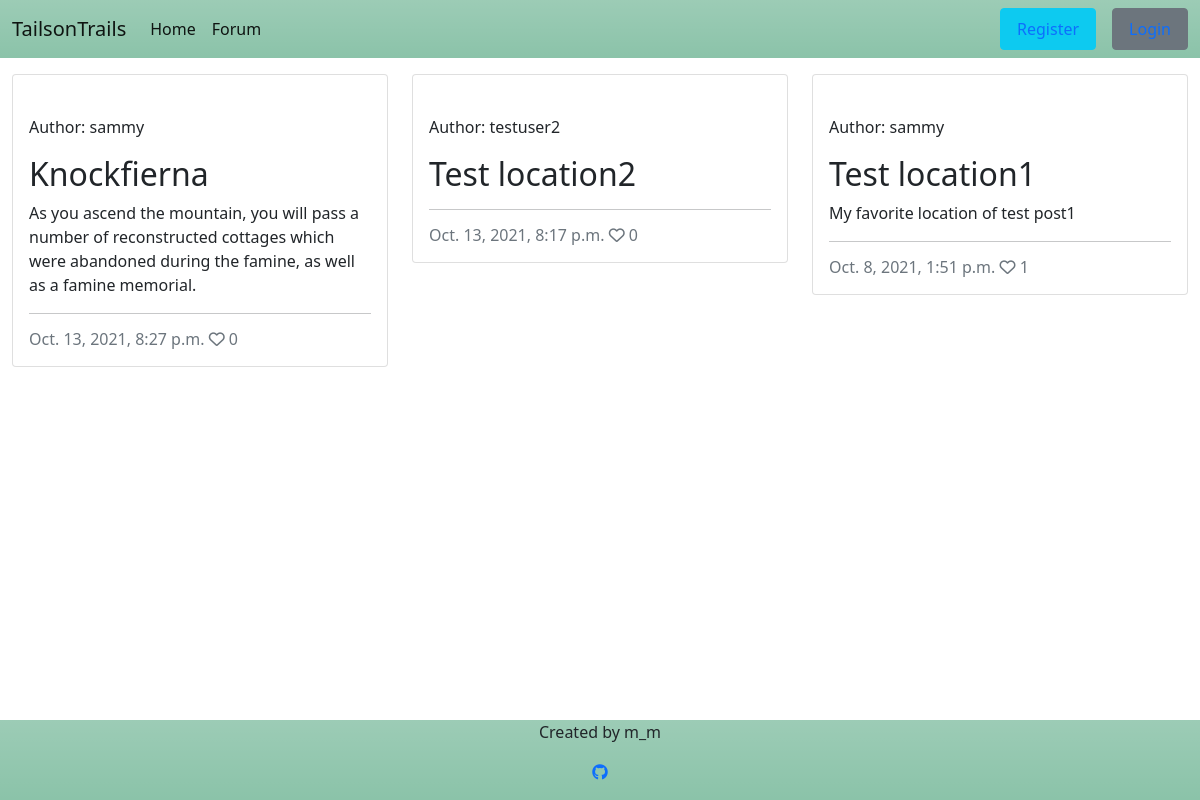
The app's page /posts/, older data.
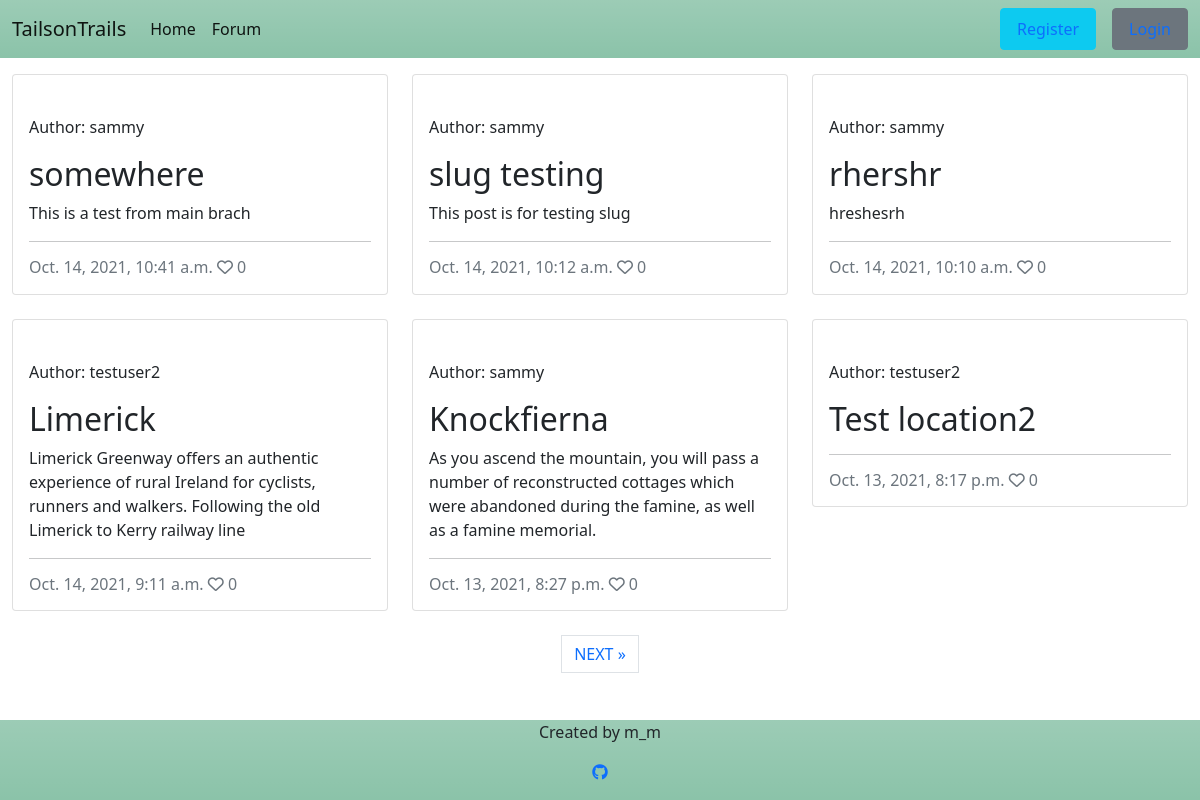
The same page, newer data.
### forum/models.py (models this page shows, shortened)
class Post(models.Model):
    title = models.CharField(max_length=200, unique=True)
    location = models.CharField(max_length=50)
    slug = models.SlugField(max_length=200, unique=True)
    author = models.ForeignKey(
        User, on_delete=models.CASCADE, related_name="forum_posts"
    )
    featured_image = CloudinaryField('image', default='placeholder')
    excerpt = models.TextField(blank=True)
    updated_on = models.DateTimeField(auto_now=True)
    content = models.TextField()
    difficulty_hard = models.BooleanField(default=False)
    difficulty_moderate = models.BooleanField(default=False)
    difficulty_easy = models.BooleanField(default=False)
    breed_big = models.BooleanField(default=False)
    breed_mid = models.BooleanField(default=False)
    breed_sml = models.BooleanField(default=False)
    created_on = models.DateTimeField(auto_now_add=True)
    status = models.IntegerField(choices=STATUS, default=0)
    likes = models.ManyToManyField(
        User, related_name='blogpost_like', blank=True)
    class Meta:
        ordering = ["-created_on"]
    def number_of_likes(self):
        return self.likes.count()

### forum/views.py (the view)
# urls.py: path('posts/', views.PostList.as_view(), name='posts'),
class PostList(generic.ListView):
    model = Post
    queryset = Post.objects.filter(status=1).order_by("-created_on")
    template_name = "post_list.html"
    paginate_by = 6

### templates/post_list.html (shortened to what this page needs)
{% extends "base.html" %}
{% load static %}
{% block content %}
<div class="container-fluid">
    <div class="row">
        <div class="col-12 mt-3 left">
            <div class="row">
                {% for post in post_list %}
                <div class="col-md-4">
                    <div class="card mb-4">
                        <div class="card-body">
                            <div class="image-container">
                                <div class="image-flash">
                                    <p class="author">Author: {{ post.author }}</p>
                                </div>
                            </div>
                            <div>
                                <h2 class="card-title">{{ post.location }}</h2>
                                <p class="card-text">{{ post.excerpt }}</p>
                            </div>
                            <hr />
                            <p class="card-text text-muted h6">{{ post.created_on}} <i class="far fa-heart"></i>
                                {{ post.number_of_likes }}</p>
                        </div>
                    </div>
                </div>
                {% if forloop.counter|divisibleby:3 %}
            </div>
            <div class="row">
                {% endif %}
                {% endfor %}
            </div>
        </div>
    </div>
    {% if is_paginated %}
    <nav aria-label="Page navigation">
        <ul class="pagination justify-content-center">
            {% if page_obj.has_next %}
            <li><a href="?page={{ page_obj.next_page_number }}" class="page-link"> NEXT &raquo;</a></li>
            {% endif %}
        </ul>
    </nav>
    {% endif %}
</div>
{%endblock%}

Row changes from the older to the newer data that the page shows:
no longer on this page (row unchanged): Post: author "sammy", location "Test location1", excerpt "My favorite location of test post1", created_on "Oct. 8, 2021, 1:51 p.m.", number_of_likes "1"
added Post: author "sammy", location "somewhere", excerpt "This is a test from main brach", created_on "Oct. 14, 2021, 10:41 a.m.", number_of_likes "0"
now on this page (row edited): Post: author "sammy", location "slug testing", excerpt "This post is for testing slug", created_on "Oct. 14, 2021, 10:12 a.m.", number_of_likes "0"
now on this page (row edited): Post: author "sammy", location "rhershr", excerpt "hreshesrh", created_on "Oct. 14, 2021, 10:10 a.m.", number_of_likes "0"
now on this page (row edited): Post: author "testuser2", location "Limerick", excerpt "Limerick Greenway offers an authentic experience of rural Ireland for cyclists, runners and walkers. Following the old Limerick to Kerry railway line", created_on "Oct. 14, 2021, 9:11 a.m.", number_of_likes "0"
Text that changed along with them:
text now shown: "NEXT »"
